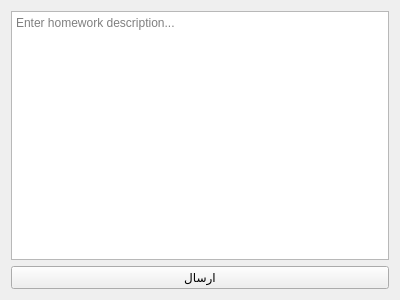
<?xml version="1.0" encoding="UTF-8"?>
<ui version="4.0">
 <class>HomeworkForm</class>
 <widget class="QWidget" name="HomeworkForm">
  <property name="geometry">
   <rect>
    <x>0</x>
    <y>0</y>
    <width>400</width>
    <height>300</height>
   </rect>
  </property>
  <property name="windowTitle">
   <string>Homework</string>
  </property>
  <layout class="QVBoxLayout" name="verticalLayout">
   <item>
    <widget class="QTextEdit" name="homeworkTextEdit">
     <property name="placeholderText">
      <string>Enter homework description...</string>
     </property>
    </widget>
   </item>
   <item>
    <widget class="QPushButton" name="submitButton">
     <property name="text">
      <string>ارسال</string>
     </property>
    </widget>
   </item>
  </layout>
 </widget>
 <resources/>
 <connections/>
</ui>
